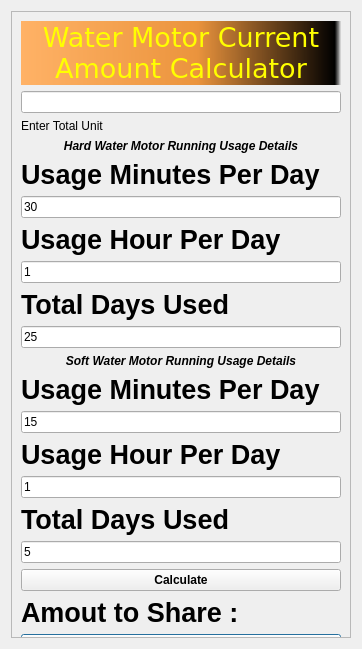
<?xml version="1.0" encoding="UTF-8"?>
<ui version="4.0">
 <class>dlgMotorCalc</class>
 <widget class="QDialog" name="dlgMotorCalc">
  <property name="geometry">
   <rect>
    <x>0</x>
    <y>0</y>
    <width>362</width>
    <height>649</height>
   </rect>
  </property>
  <property name="sizePolicy">
   <sizepolicy hsizetype="Expanding" vsizetype="Expanding">
    <horstretch>0</horstretch>
    <verstretch>0</verstretch>
   </sizepolicy>
  </property>
  <property name="windowTitle">
   <string>Dialog</string>
  </property>
  <layout class="QGridLayout" name="gridLayout_3">
   <item row="0" column="1">
    <widget class="QScrollArea" name="scrollAreaNew">
     <property name="verticalScrollBarPolicy">
      <enum>Qt::ScrollBarAlwaysOff</enum>
     </property>
     <property name="horizontalScrollBarPolicy">
      <enum>Qt::ScrollBarAlwaysOff</enum>
     </property>
     <property name="sizeAdjustPolicy">
      <enum>QAbstractScrollArea::AdjustIgnored</enum>
     </property>
     <property name="widgetResizable">
      <bool>true</bool>
     </property>
     <widget class="QWidget" name="scrollAreaWidgetContents">
      <property name="geometry">
       <rect>
        <x>0</x>
        <y>0</y>
        <width>342</width>
        <height>852</height>
       </rect>
      </property>
      <layout class="QGridLayout" name="gridLayout_8">
       <item row="11" column="0">
        <widget class="QLabel" name="lblCalcMethod">
         <property name="text">
          <string>&lt;!DOCTYPE HTML PUBLIC &quot;-//W3C//DTD HTML 4.0//EN&quot; &quot;http://www.w3.org/TR/REC-html40/strict.dtd&quot;&gt;
&lt;html&gt;&lt;head&gt;&lt;meta name=&quot;qrichtext&quot; content=&quot;1&quot; /&gt;&lt;style type=&quot;text/css&quot;&gt;
p, li { white-space: pre-wrap; }
&lt;/style&gt;&lt;/head&gt;&lt;body style=&quot; font-family:'MS Shell Dlg 2'; font-size:8.25pt; font-weight:400; font-style:normal;&quot;&gt;
&lt;p style=&quot; margin-top:12px; margin-bottom:12px; margin-left:0px; margin-right:0px; -qt-block-indent:0; text-indent:0px;&quot;&gt;&lt;span style=&quot; font-family:'DejaVu Sans'; font-size:16pt; font-weight:600;&quot;&gt;Calculation Method :&lt;/span&gt;&lt;/p&gt;
&lt;table border=&quot;1&quot; style=&quot; margin-top:0px; margin-bottom:0px; margin-left:0px; margin-right:0px;&quot; cellspacing=&quot;2&quot; cellpadding=&quot;0&quot;&gt;
&lt;tr&gt;
&lt;td&gt;
&lt;p style=&quot; margin-top:0px; margin-bottom:0px; margin-left:0px; margin-right:0px; -qt-block-indent:0; text-indent:0px;&quot;&gt;&lt;span style=&quot; font-family:'DejaVu Sans'; font-size:16pt; color:#ffaa00;&quot;&gt;This&lt;/span&gt;&lt;span style=&quot; font-family:'DejaVu Sans'; font-size:16pt;&quot;&gt; is line 1&lt;/span&gt;&lt;/p&gt;&lt;/td&gt;&lt;/tr&gt;
&lt;tr&gt;
&lt;td&gt;
&lt;p style=&quot; margin-top:0px; margin-bottom:0px; margin-left:0px; margin-right:0px; -qt-block-indent:0; text-indent:0px;&quot;&gt;&lt;span style=&quot; font-family:'DejaVu Sans'; font-size:16pt;&quot;&gt;This is line 2&lt;/span&gt;&lt;/p&gt;&lt;/td&gt;&lt;/tr&gt;
&lt;tr&gt;
&lt;td&gt;
&lt;p style=&quot; margin-top:0px; margin-bottom:0px; margin-left:0px; margin-right:0px; -qt-block-indent:0; text-indent:0px;&quot;&gt;&lt;span style=&quot; font-family:'DejaVu Sans'; font-size:16pt;&quot;&gt;This is line 3&lt;/span&gt;&lt;/p&gt;&lt;/td&gt;&lt;/tr&gt;
&lt;tr&gt;
&lt;td&gt;
&lt;p style=&quot; margin-top:0px; margin-bottom:0px; margin-left:0px; margin-right:0px; -qt-block-indent:0; text-indent:0px;&quot;&gt;&lt;span style=&quot; font-family:'DejaVu Sans'; font-size:16pt;&quot;&gt;This is line 4&lt;/span&gt;&lt;/p&gt;&lt;/td&gt;&lt;/tr&gt;&lt;/table&gt;&lt;/body&gt;&lt;/html&gt;</string>
         </property>
         <property name="textFormat">
          <enum>Qt::AutoText</enum>
         </property>
         <property name="wordWrap">
          <bool>true</bool>
         </property>
        </widget>
       </item>
       <item row="9" column="0">
        <widget class="QPushButton" name="cmdBack">
         <property name="text">
          <string>Back</string>
         </property>
        </widget>
       </item>
       <item row="3" column="0">
        <layout class="QVBoxLayout" name="verticalLayout_3">
         <item>
          <layout class="QGridLayout" name="gridLayout_2">
           <item row="4" column="0">
            <widget class="QLineEdit" name="txt_HW_HoursConsumed">
             <property name="inputMethodHints">
              <set>Qt::ImhDigitsOnly</set>
             </property>
             <property name="text">
              <string>1</string>
             </property>
            </widget>
           </item>
           <item row="1" column="0">
            <widget class="QLineEdit" name="txt_HW_MinutesConsumed">
             <property name="inputMethodHints">
              <set>Qt::ImhDigitsOnly</set>
             </property>
             <property name="text">
              <string>30</string>
             </property>
            </widget>
           </item>
           <item row="0" column="0">
            <widget class="QLabel" name="label_9">
             <property name="font">
              <font>
               <pointsize>20</pointsize>
               <weight>75</weight>
               <bold>true</bold>
              </font>
             </property>
             <property name="text">
              <string>Usage Minutes Per Day</string>
             </property>
            </widget>
           </item>
           <item row="2" column="0">
            <widget class="QLabel" name="label_2">
             <property name="font">
              <font>
               <pointsize>20</pointsize>
               <weight>75</weight>
               <bold>true</bold>
              </font>
             </property>
             <property name="text">
              <string>Usage Hour Per Day</string>
             </property>
            </widget>
           </item>
          </layout>
         </item>
         <item>
          <layout class="QGridLayout" name="gridLayout_5">
           <item row="1" column="0">
            <widget class="QLineEdit" name="txt_HW_DaysConsumed">
             <property name="inputMethodHints">
              <set>Qt::ImhDigitsOnly</set>
             </property>
             <property name="text">
              <string>25</string>
             </property>
            </widget>
           </item>
           <item row="0" column="0">
            <widget class="QLabel" name="label_6">
             <property name="font">
              <font>
               <pointsize>20</pointsize>
               <weight>75</weight>
               <bold>true</bold>
              </font>
             </property>
             <property name="text">
              <string>Total Days Used</string>
             </property>
            </widget>
           </item>
          </layout>
         </item>
        </layout>
       </item>
       <item row="1" column="0">
        <layout class="QVBoxLayout" name="verticalLayout_4">
         <item>
          <widget class="QLineEdit" name="txtConsumedUnit">
           <property name="inputMethodHints">
            <set>Qt::ImhDigitsOnly</set>
           </property>
          </widget>
         </item>
         <item>
          <widget class="QLabel" name="label">
           <property name="text">
            <string>Enter Total Unit</string>
           </property>
          </widget>
         </item>
        </layout>
       </item>
       <item row="0" column="0">
        <widget class="QLabel" name="label_4">
         <property name="sizePolicy">
          <sizepolicy hsizetype="Preferred" vsizetype="Fixed">
           <horstretch>0</horstretch>
           <verstretch>0</verstretch>
          </sizepolicy>
         </property>
         <property name="font">
          <font>
           <family>DejaVu Sans</family>
           <pointsize>20</pointsize>
           <weight>50</weight>
           <italic>false</italic>
           <bold>false</bold>
          </font>
         </property>
         <property name="styleSheet">
          <string notr="true">background-color: qlineargradient(spread:pad, x1:0, y1:0, x2:1, y2:0, stop:0 rgba(255, 178, 102, 255), stop:0.55 rgba(235, 148, 61, 255), stop:0.98 rgba(0, 0, 0, 255), stop:1 rgba(0, 0, 0, 0));
font: 20pt &quot;DejaVu Sans&quot;;
color: rgb(255, 255, 0);</string>
         </property>
         <property name="text">
          <string>Water Motor Current Amount Calculator</string>
         </property>
         <property name="alignment">
          <set>Qt::AlignCenter</set>
         </property>
         <property name="wordWrap">
          <bool>true</bool>
         </property>
        </widget>
       </item>
       <item row="6" column="0">
        <widget class="QPushButton" name="cmdCalculate">
         <property name="sizePolicy">
          <sizepolicy hsizetype="Expanding" vsizetype="Expanding">
           <horstretch>0</horstretch>
           <verstretch>0</verstretch>
          </sizepolicy>
         </property>
         <property name="font">
          <font>
           <weight>75</weight>
           <bold>true</bold>
          </font>
         </property>
         <property name="text">
          <string>Calculate</string>
         </property>
        </widget>
       </item>
       <item row="2" column="0">
        <widget class="QLabel" name="label_5">
         <property name="font">
          <font>
           <weight>75</weight>
           <italic>true</italic>
           <bold>true</bold>
          </font>
         </property>
         <property name="text">
          <string>Hard Water Motor Running Usage Details</string>
         </property>
         <property name="alignment">
          <set>Qt::AlignCenter</set>
         </property>
        </widget>
       </item>
       <item row="4" column="0">
        <widget class="QLabel" name="label_7">
         <property name="font">
          <font>
           <weight>75</weight>
           <italic>true</italic>
           <bold>true</bold>
          </font>
         </property>
         <property name="text">
          <string>Soft Water Motor Running Usage Details</string>
         </property>
         <property name="alignment">
          <set>Qt::AlignCenter</set>
         </property>
        </widget>
       </item>
       <item row="5" column="0">
        <layout class="QVBoxLayout" name="verticalLayout_2">
         <item>
          <layout class="QGridLayout" name="gridLayout">
           <property name="sizeConstraint">
            <enum>QLayout::SetDefaultConstraint</enum>
           </property>
           <item row="1" column="0">
            <widget class="QLineEdit" name="txt_SW_MinutesConsumed">
             <property name="inputMethodHints">
              <set>Qt::ImhDigitsOnly</set>
             </property>
             <property name="text">
              <string>15</string>
             </property>
            </widget>
           </item>
           <item row="4" column="0">
            <widget class="QLineEdit" name="txt_SW_HoursConsumed">
             <property name="inputMethodHints">
              <set>Qt::ImhDigitsOnly</set>
             </property>
             <property name="text">
              <string>1</string>
             </property>
            </widget>
           </item>
           <item row="0" column="0">
            <widget class="QLabel" name="label_10">
             <property name="font">
              <font>
               <pointsize>20</pointsize>
               <weight>75</weight>
               <bold>true</bold>
              </font>
             </property>
             <property name="text">
              <string>Usage Minutes Per Day</string>
             </property>
            </widget>
           </item>
           <item row="3" column="0">
            <widget class="QLabel" name="label_3">
             <property name="font">
              <font>
               <pointsize>20</pointsize>
               <weight>75</weight>
               <bold>true</bold>
              </font>
             </property>
             <property name="text">
              <string>Usage Hour Per Day</string>
             </property>
            </widget>
           </item>
          </layout>
         </item>
         <item>
          <layout class="QVBoxLayout" name="verticalLayout">
           <item>
            <widget class="QLabel" name="label_8">
             <property name="font">
              <font>
               <pointsize>20</pointsize>
               <weight>75</weight>
               <bold>true</bold>
              </font>
             </property>
             <property name="text">
              <string>Total Days Used</string>
             </property>
            </widget>
           </item>
           <item>
            <widget class="QLineEdit" name="txt_SW_DaysConsumed">
             <property name="inputMethodHints">
              <set>Qt::ImhDigitsOnly</set>
             </property>
             <property name="text">
              <string>5</string>
             </property>
            </widget>
           </item>
          </layout>
         </item>
        </layout>
       </item>
       <item row="8" column="0">
        <widget class="QLabel" name="lblAmountToPay">
         <property name="font">
          <font>
           <pointsize>20</pointsize>
           <weight>75</weight>
           <bold>true</bold>
          </font>
         </property>
         <property name="text">
          <string>Amout to Share : </string>
         </property>
        </widget>
       </item>
      </layout>
     </widget>
    </widget>
   </item>
  </layout>
 </widget>
 <resources/>
 <connections/>
</ui>
